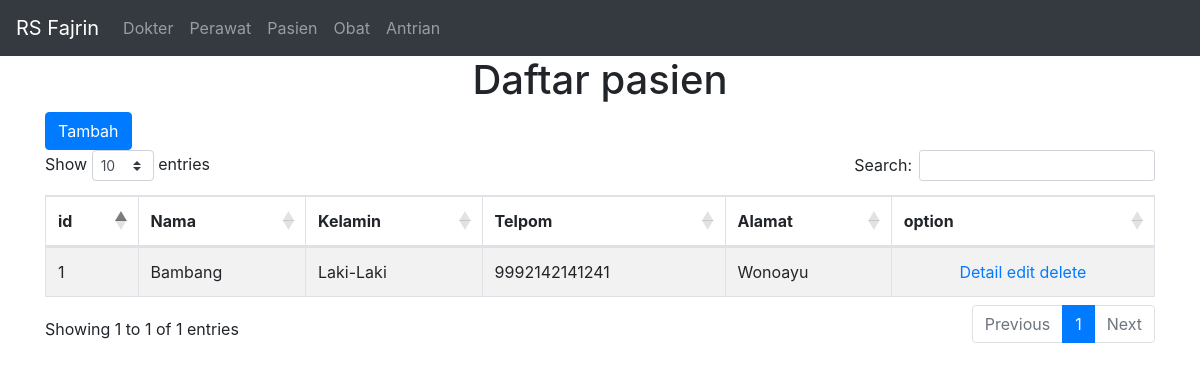
Page /pasien on the committed database.
### app.py (models this page shows)
class BaseModel(Model):
	class Meta:
		database=database

class pasien(BaseModel):
	id = AutoField(primary_key=True)
	nama = CharField()
	jenis_kelamin = CharField()
	alamat = TextField()
	no_telp = IntegerField()

### app.py (the view, shortened to what this page needs)
@app.route('/pasien',methods=['GET','POST'])
def show_pasien():
	if request.method == 'GET':
		datas = pasien.select()
		return render_template('pasien.html',datas=datas)

### templates/pasien.html (shortened to what this page needs)
<!doctype html>
<html lang="en">
  <head>
    <link rel="stylesheet" href="https://stackpath.bootstrapcdn.com/bootstrap/4.3.1/css/bootstrap.min.css">
    <link rel="stylesheet" href="https://cdn.datatables.net/1.10.20/css/dataTables.bootstrap4.min.css">
  </head>
  <body>
    <nav class="navbar navbar-expand-lg navbar-dark bg-dark">
      <a class="navbar-brand" href="/">RS Fajrin</a>
      <div class="collapse navbar-collapse" id="navbarNavAltMarkup">
        <div class="navbar-nav">
          <a class="nav-item nav-link" href="/dokter">Dokter</a>
          <a class="nav-item nav-link" href="/perawat">Perawat</a>
          <a href="/pasien" class="nav-item nav-link">Pasien</a>
          <a href="/obat" class="nav-item nav-link">Obat</a>
          <a href="/antrian_pasien" class="nav-item nav-link">Antrian</a>
        </div>
      </div>
    </nav>
    <div class="container">
      <h1 class="text-center">Daftar pasien</h1>
      <a href="#" class="btn btn-primary" data-toggle="modal" data-target="#tambahpasien">Tambah</a>
      <table class="table table-responsive-lg table-striped table-bordered data_table">
        <thead>
          <tr>
            <th>id</th>
            <th>Nama</th>
            <th>Kelamin</th>
            <th>Telpom</th>
            <th>Alamat</th>
            <th>option</th>
          </tr>
        </thead>
        <tbody>
          {% for data in datas %}
            <tr>
              <td>{{data.id}}</td>
              <td>{{data.nama}}</td>
              <td>{{data.jenis_kelamin}}</td>
              <td>{{data.no_telp}}</td>
              <td>{{data.alamat}}</td>
              <td class="text-center"><a href="/rekam_medis_pasien/{{data.id}}">Detail</a> <a href="#" data-toggle="modal" data-target="#editpasien{{data.id}}">edit</a> <a href="/delete_pasien/{{data.id}}">delete</a></td>
            </tr>
          {% endfor %}
        </tbody>
      </table>
    </div>
  </body>
</html>

### rows in the picture
pasien: id "1", nama "Bambang", jenis_kelamin "Laki-Laki", no_telp "9992142141241", alamat "Wonoayu"
